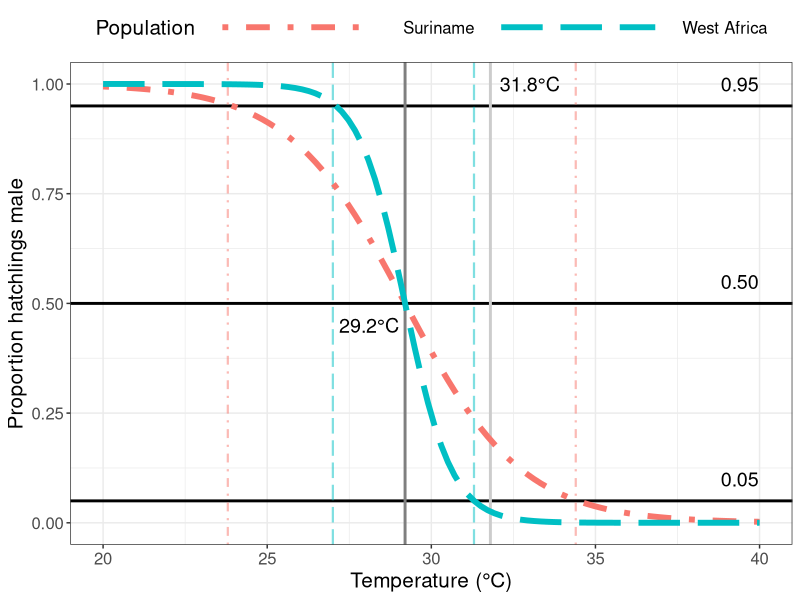
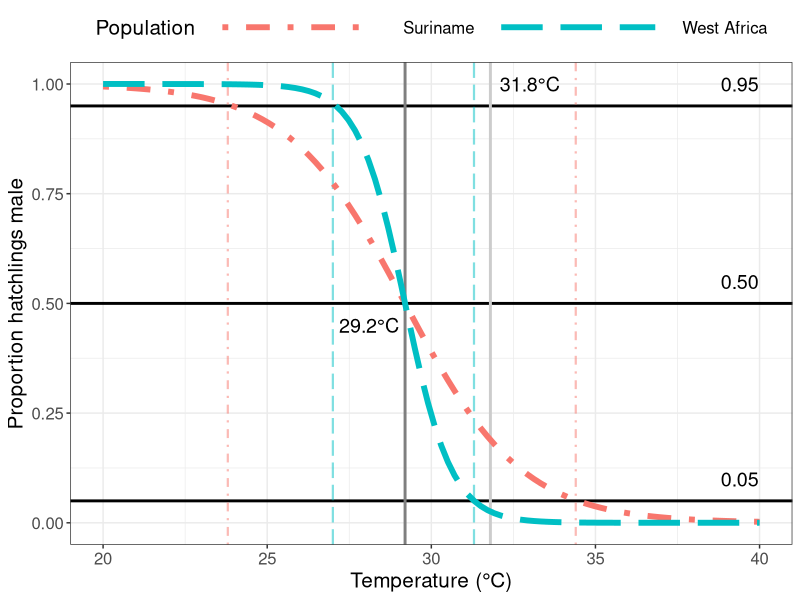

The R source for these figures, in order:
# set working directory
setwd("~/Projects/iliketurtles3")

# load libraries
library(ggplot2)

# temperatures
x <- seq(from = 20, to = 40, length = 100)

# patricio et al.
t_piv1 <- 29.2
k1 <- -1.4
y1 <- 1/(1 + exp(-k1*(x - t_piv1)))

# embryogrowth (all greens)
t_piv2 <- 29.2
k2 <- -0.56
y2 <- 1/(1 + exp(-k2*(x - t_piv2)))

# make dataframe
TRN <- data.frame(Temperature = x,
                  Population = rep(c('West Africa', 'Suriname'), each = 100),
                  Proportion_Male = c(y1, y2))

# WA <- subset(TRN, Model == 'West Africa')
# SN <- subset(TRN, Model == 'Suriname')

# plot
fig <- ggplot(data = TRN, aes(x = Temperature, y = Proportion_Male, 
                              col = Population, lty = Population)) +
  geom_hline(yintercept = c(0.05, 0.50, 0.95), lwd = 1, lty = 1) +
  geom_vline(xintercept = 29.2, col = 'gray50', lwd = 1, lty = 1) +
  geom_vline(xintercept = 31.8, col = 'gray80', lwd = 1, lty = 1) +
  geom_vline(xintercept = 27, col = '#00BFC4', lty = 5, 
             lwd = 0.75, alpha = 0.5) +
  geom_vline(xintercept = 31.3, col = '#00BFC4', lty = 5, 
             lwd = 0.75, alpha = 0.5) +
  geom_vline(xintercept = 34.4, col = '#F8766D', lty = 4, 
             lwd = 0.75, alpha = 0.5) +
  geom_vline(xintercept = 23.8, col = '#F8766D', lty = 4, 
             lwd = 0.75, alpha = 0.5) +
  geom_line(lwd = 2) +
  scale_color_manual(values = c('#F8766D', '#00BFC4')) +
  scale_linetype_manual(values = c(4, 5)) +
  ylab('Proportion hatchlings male') +
  xlab('Temperature (\u00B0C)') +
  theme_bw() +
  theme(axis.text = element_text(size = 12), 
        axis.title = element_text(size = 15),
        legend.text = element_text(size = 12),
        legend.title = element_text(size = 15),
        legend.position = 'top',
        # legend.position = 'inside', 
        # legend.position.inside = c(0.8, 0.75),
        legend.key.width = unit(9.63, "line")) +
  annotate("text", x = 39.4, y = 0.1, label = "0.05", size = 5) +
  annotate("text", x = 39.4, y = 0.55, label = "0.50", size = 5) +
  annotate("text", x = 39.4, y = 1.00, label = "0.95", size = 5) +
  annotate("text", x = 28.1, y = 0.45, label = "29.2\u00B0C", size = 5) +
  annotate("text", x = 33, y = 1.00, label = "31.8\u00B0C", size = 5)


fig

ggsave("figures/thermal_reaction_norms.png", 
       plot = last_plot(), 
       height = 5, 
       width = 8)
